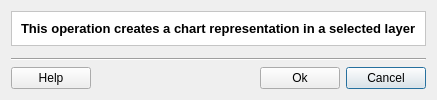
<?xml version="1.0" encoding="UTF-8"?>
<ui version="4.0">
 <class>ChartLayerDialogForm</class>
 <widget class="QDialog" name="ChartLayerDialogForm">
  <property name="geometry">
   <rect>
    <x>0</x>
    <y>0</y>
    <width>462</width>
    <height>104</height>
   </rect>
  </property>
  <property name="windowTitle">
   <string>Chart</string>
  </property>
  <layout class="QGridLayout" name="gridLayout_5">
   <property name="sizeConstraint">
    <enum>QLayout::SetFixedSize</enum>
   </property>
   <item row="0" column="0">
    <layout class="QGridLayout" name="gridLayout_4">
     <item row="0" column="0">
      <widget class="QFrame" name="frame_2">
       <property name="styleSheet">
        <string notr="true">QWidget { background: white }</string>
       </property>
       <property name="frameShape">
        <enum>QFrame::StyledPanel</enum>
       </property>
       <property name="frameShadow">
        <enum>QFrame::Sunken</enum>
       </property>
       <layout class="QGridLayout" name="gridLayout_3">
        <item row="0" column="0">
         <widget class="QLabel" name="m_titleLabel">
          <property name="font">
           <font>
            <pointsize>10</pointsize>
            <weight>75</weight>
            <bold>true</bold>
           </font>
          </property>
          <property name="text">
           <string>This operation creates a chart representation in a selected layer</string>
          </property>
         </widget>
        </item>
       </layout>
      </widget>
     </item>
     <item row="1" column="0">
      <widget class="QWidget" name="m_widget" native="true">
       <property name="sizePolicy">
        <sizepolicy hsizetype="MinimumExpanding" vsizetype="MinimumExpanding">
         <horstretch>0</horstretch>
         <verstretch>0</verstretch>
        </sizepolicy>
       </property>
      </widget>
     </item>
     <item row="2" column="0">
      <layout class="QGridLayout" name="gridLayout_2">
       <item row="0" column="0">
        <widget class="Line" name="line">
         <property name="orientation">
          <enum>Qt::Horizontal</enum>
         </property>
        </widget>
       </item>
       <item row="1" column="0">
        <layout class="QGridLayout" name="gridLayout">
         <item row="0" column="3">
          <widget class="QPushButton" name="m_cancelPushButton">
           <property name="text">
            <string>Cancel</string>
           </property>
          </widget>
         </item>
         <item row="0" column="1">
          <spacer name="horizontalSpacer">
           <property name="orientation">
            <enum>Qt::Horizontal</enum>
           </property>
           <property name="sizeHint" stdset="0">
            <size>
             <width>40</width>
             <height>20</height>
            </size>
           </property>
          </spacer>
         </item>
         <item row="0" column="0">
          <widget class="QPushButton" name="m_helpPushButton">
           <property name="text">
            <string>Help</string>
           </property>
          </widget>
         </item>
         <item row="0" column="2">
          <widget class="QPushButton" name="m_okPushButton">
           <property name="enabled">
            <bool>true</bool>
           </property>
           <property name="text">
            <string>Ok</string>
           </property>
          </widget>
         </item>
        </layout>
       </item>
      </layout>
     </item>
    </layout>
   </item>
  </layout>
 </widget>
 <resources/>
 <connections>
  <connection>
   <sender>m_cancelPushButton</sender>
   <signal>clicked()</signal>
   <receiver>ChartLayerDialogForm</receiver>
   <slot>reject()</slot>
   <hints>
    <hint type="sourcelabel">
     <x>625</x>
     <y>465</y>
    </hint>
    <hint type="destinationlabel">
     <x>360</x>
     <y>72</y>
    </hint>
   </hints>
  </connection>
 </connections>
</ui>
